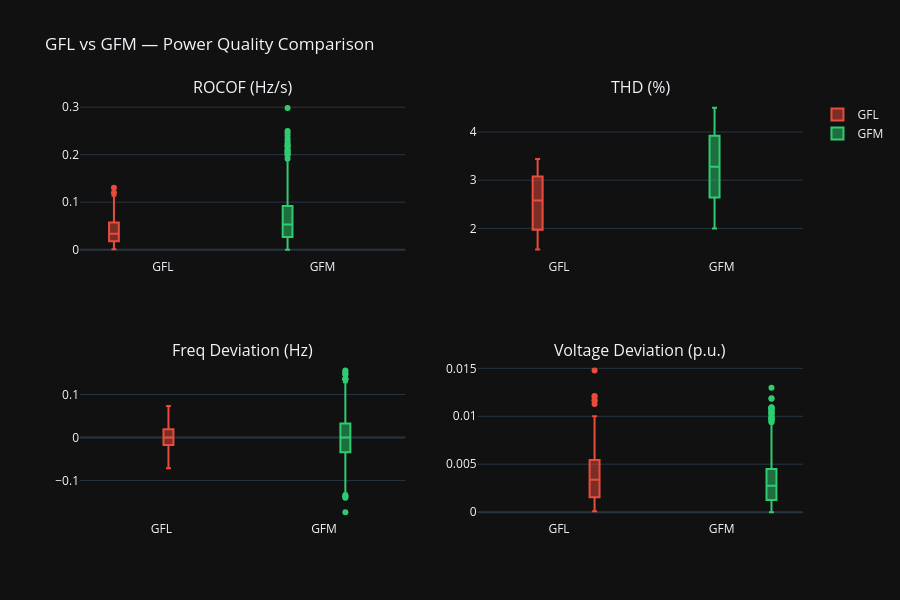

The notebook cell saved with this chart:
### Code cell
df_gfx = df_inv[df_inv['control_mode'].isin(['GFL','GFM'])].copy()

fig = make_subplots(rows=2, cols=2, subplot_titles=[
    'ROCOF (Hz/s)', 'THD (%)',
    'Freq Deviation (Hz)', 'Voltage Deviation (p.u.)'
])
metrics = [('rocof_hz_per_s',1,1),('thd_percent',1,2),
           ('freq_deviation_hz',2,1),('voltage_deviation_pu',2,2)]
colors  = {'GFL':'#e74c3c','GFM':'#2ecc71'}

for metric, row, col in metrics:
    for mode in ['GFL','GFM']:
        fig.add_trace(go.Box(
            y=df_gfx[df_gfx['control_mode']==mode][metric],
            name=mode, marker_color=colors[mode],
            showlegend=(row==1 and col==1)
        ), row=row, col=col)

fig.update_layout(height=600, title='GFL vs GFM — Power Quality Comparison',
                  template='plotly_dark', boxmode='group')
fig.show()

# Tabela estatística
print(df_gfx.groupby('control_mode')[['rocof_hz_per_s','thd_percent','freq_deviation_hz']].mean().round(4))

### Figure 1 — Plotly figure (JSON) as saved in the notebook; plotly's stock layout.template omitted (floating-point values rounded to 4 significant figures; data arrays with more than 128 entries replaced by an {"elided": "..."} marker saying what was removed)
{"data": [{"marker": {"color": "#e74c3c"}, "name": "GFL", "showlegend": true, "type": "box", "xaxis": "x", "y": [0.0119, 0.0255, 0.0292, 0.0689, 0.003, 0.0417, 0.0515, 0.0024, 0.0367, 0.1134, 0.1081, 0.044, 0.0584, 0.0053, 0.0009, 0.0614, 0.0312, 0.0119, 0.1088, 0.0831, 0.0266, 0.0201, 0.0463, 0.029, 0.0264, 0.0315, 0.0439, 0.0407, 0.0404, 0.0016, 0.0142, 0.0219, 0.0858, 0.0276, 0.007, 0.0139, 0.0764, 0.0147, 0.0547, 0.1302, 0.0853, 0.0304, 0.0139, 0.0184, 0.0202, 0.0213, 0.0247, 0.0226, 0.0332, 0.0057, 0.0464, 0.1075, 0.0255, 0.0858, 0.0368, 0.0118, 0.0211, 0.0523, 0.0029, 0.0671, 0.0514, 0.0471, 0.0358, 0.0661, 0.0824, 0.049, 0.004, 0.0102, 0.1126, 0.0739, 0.0405, 0.0333, 0.0018, 0.0081, 0.12, 0.0238, 0.018, 0.0531, 0.0264, 0.0262, 0.046, 0.0139, 0.0427, 0.0358, 0.0274, 0.0616, 0.0712, 0.0179, 0.0009, 0.0908, 0.0341, 0.0033, 0.0017, 0.0413, 0.0158, 0.0213, 0.067, 0.0376, 0.0857, 0.0848, 0.0052, 0.0445, 0.0218, 0.0619, 0.0519, 0.0737, 0.0134], "yaxis": "y"}, {"marker": {"color": "#2ecc71"}, "name": "GFM", "showlegend": true, "type": "box", "xaxis": "x", "y": {"elided": "1038 float values"}, "yaxis": "y"}, {"marker": {"color": "#e74c3c"}, "name": "GFL", "showlegend": false, "type": "box", "xaxis": "x2", "y": [2.34, 3.3, 1.9, 1.65, 1.97, 1.74, 3.08, 3.42, 2.55, 1.64, 2.87, 2.6, 3.03, 3.1, 1.91, 2.31, 1.7, 2.83, 3.21, 1.65, 3.42, 3.18, 2.97, 2.94, 3.21, 2.09, 2.81, 2.57, 2.7, 2.87, 1.65, 1.85, 3.11, 1.96, 1.82, 2.78, 3.39, 2.13, 1.84, 1.68, 2.81, 1.8, 3.37, 2.93, 2.58, 2.12, 2.33, 2.58, 2.71, 3.43, 3.23, 3.43, 2.52, 2.71, 1.72, 3.4, 3.35, 1.66, 1.94, 1.66, 1.72, 3.19, 3.13, 3.41, 2.74, 2.4, 3.24, 2.63, 3.07, 2.61, 3.34, 2.18, 2.52, 2.41, 2.78, 2.95, 3.27, 2.74, 1.7, 1.89, 3.01, 2.38, 3.27, 2.49, 2.91, 2.3, 1.56, 2.4, 3.11, 2.28, 3.43, 2.59, 3.44, 2.3, 1.61, 3.39, 1.76, 2.54, 1.98, 2.06, 2.38, 2.09, 2.83, 1.67, 1.75, 2.77, 2.52], "yaxis": "y2"}, {"marker": {"color": "#2ecc71"}, "name": "GFM", "showlegend": false, "type": "box", "xaxis": "x2", "y": {"elided": "1038 float values"}, "yaxis": "y2"}, {"marker": {"color": "#e74c3c"}, "name": "GFL", "showlegend": false, "type": "box", "xaxis": "x3", "y": [-0.0028, -0.0259, 0.0308, 0.021, -0.0711, -0.0084, -0.0229, 0.0117, 0.0227, 0.0345, -0.0333, -0.0069, 0.0265, 0.0316, 0.0071, 0.0056, 0.0333, 0.0457, -0.0046, -0.0081, -0.0259, 0.0318, -0.0463, 0.0733, -0.0234, -0.0059, -0.0261, 0.0028, 0.0491, -0.0312, -0.0154, -0.0082, -0.0183, -0.0144, -0.0251, 0.0214, -0.0039, 0.0121, 0.005, 0.0333, 0.0025, -0.0159, -0.0042, -0.0029, 0.0017, 0.0151, -0.0711, 0.0176, -0.0172, -0.028, -0.033, 0.003, 0.0272, -0.0399, 0.0549, 0.0662, -0.0313, -0.0001, 0.0246, -0.0328, 0.0566, -0.0336, 0.0175, -0.001, -0.0193, 0.0007, -0.0276, -0.0651, -0.0059, -0.0166, 0.0086, 0.0315, -0.0013, -0.0065, 0.0117, 0.0144, -0.0292, -0.014, -0.0457, -0.0142, 0.0027, 0.0241, 0.0273, 0.0052, -0.0385, -0.0409, -0.0169, -0.0027, -0.0146, 0.0293, -0.0046, -0.0152, 0.0189, 0.0581, -0.0286, 0.008, 0.0499, 0.0501, 0.0024, 0.0533, 0.0152, 0.0078, 0.0078, 0.0049, 0.0101, -0.0009, 0.0191], "yaxis": "y3"}, {"marker": {"color": "#2ecc71"}, "name": "GFM", "showlegend": false, "type": "box", "xaxis": "x3", "y": {"elided": "1038 float values"}, "yaxis": "y3"}, {"marker": {"color": "#e74c3c"}, "name": "GFL", "showlegend": false, "type": "box", "xaxis": "x4", "y": [0.00145, 0.00132, 0.01, 8e-05, 0.00539, 0.00387, 0.00371, 0.00021, 0.00121, 0.00421, 0.01211, 0.00308, 0.00387, 0.00358, 0.00237, 0.00437, 0.00816, 0.00132, 0.00282, 0.00161, 0.01129, 0.00361, 0.00292, 0.01171, 0.00097, 0.00324, 0.01163, 0.00189, 0.00282, 0.00513, 0.007, 0.00182, 0.00155, 0.00366, 0.00234, 0.00705, 0.00729, 0.00563, 0.00374, 0.00103, 0.00092, 0.00389, 0.00892, 0.00334, 0.00166, 0.00216, 0.00458, 0.00076, 0.00321, 0.00258, 0.00134, 0.00342, 0.00108, 0.00582, 0.00079, 0.00263, 0.00218, 0.00121, 0.00124, 0.003, 0.00224, 0.00768, 0.00711, 0.00089, 0.01479, 0.00658, 0.00229, 0.00158, 0.01205, 0.00555, 0.00545, 0.00524, 0.00811, 0.00761, 0.00179, 0.00361, 0.00037, 0.00745, 0.00068, 0.00434, 8e-05, 0.00226, 0.00524, 0.00424, 0.00155, 0.00042, 0.00018, 0.00447, 0.00732, 0.00411, 0.00521, 0.00024, 0.00416, 0.00934, 0.00882, 0.00526, 0.00139, 0.00397, 0.00245, 0.00934, 0.00339, 0.00639, 0.00153, 0.00505, 0.00326, 0.00137, 0.00234], "yaxis": "y4"}, {"marker": {"color": "#2ecc71"}, "name": "GFM", "showlegend": false, "type": "box", "xaxis": "x4", "y": {"elided": "1038 float values"}, "yaxis": "y4"}], "layout": {"annotations": [{"font": {"size": 16}, "showarrow": false, "text": "ROCOF (Hz/s)", "x": 0.225, "xanchor": "center", "xref": "paper", "y": 1, "yanchor": "bottom", "yref": "paper"}, {"font": {"size": 16}, "showarrow": false, "text": "THD (%)", "x": 0.775, "xanchor": "center", "xref": "paper", "y": 1, "yanchor": "bottom", "yref": "paper"}, {"font": {"size": 16}, "showarrow": false, "text": "Freq Deviation (Hz)", "x": 0.225, "xanchor": "center", "xref": "paper", "y": 0.375, "yanchor": "bottom", "yref": "paper"}, {"font": {"size": 16}, "showarrow": false, "text": "Voltage Deviation (p.u.)", "x": 0.775, "xanchor": "center", "xref": "paper", "y": 0.375, "yanchor": "bottom", "yref": "paper"}], "boxmode": "group", "height": 600, "title": {"text": "GFL vs GFM — Power Quality Comparison"}, "xaxis": {"anchor": "y", "domain": [0, 0.45]}, "xaxis2": {"anchor": "y2", "domain": [0.55, 1]}, "xaxis3": {"anchor": "y3", "domain": [0, 0.45]}, "xaxis4": {"anchor": "y4", "domain": [0.55, 1]}, "yaxis": {"anchor": "x", "domain": [0.625, 1]}, "yaxis2": {"anchor": "x2", "domain": [0.625, 1]}, "yaxis3": {"anchor": "x3", "domain": [0, 0.375]}, "yaxis4": {"anchor": "x4", "domain": [0, 0.375]}}}
